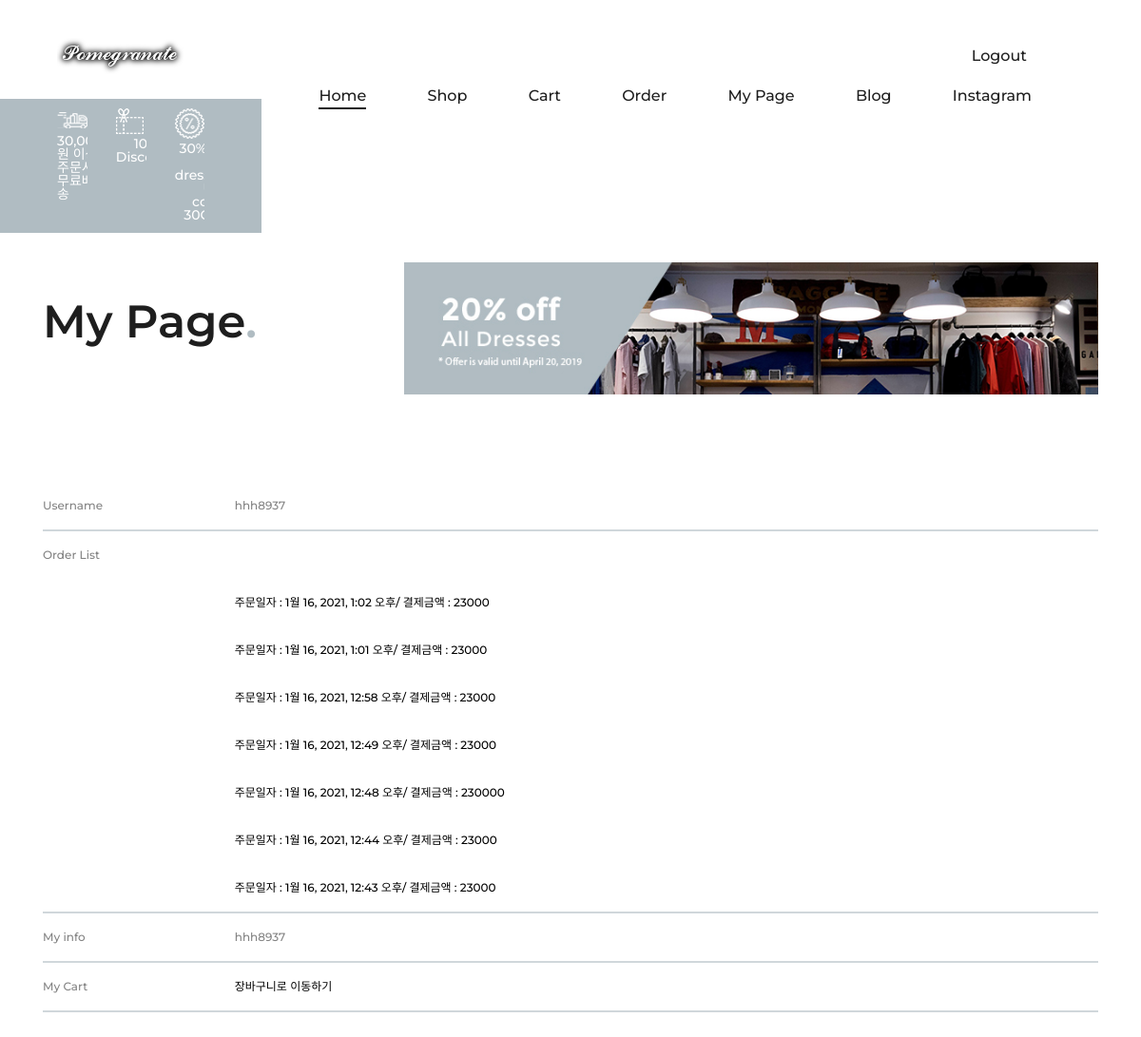
The app's page /profile/1/ (upper part), older data.
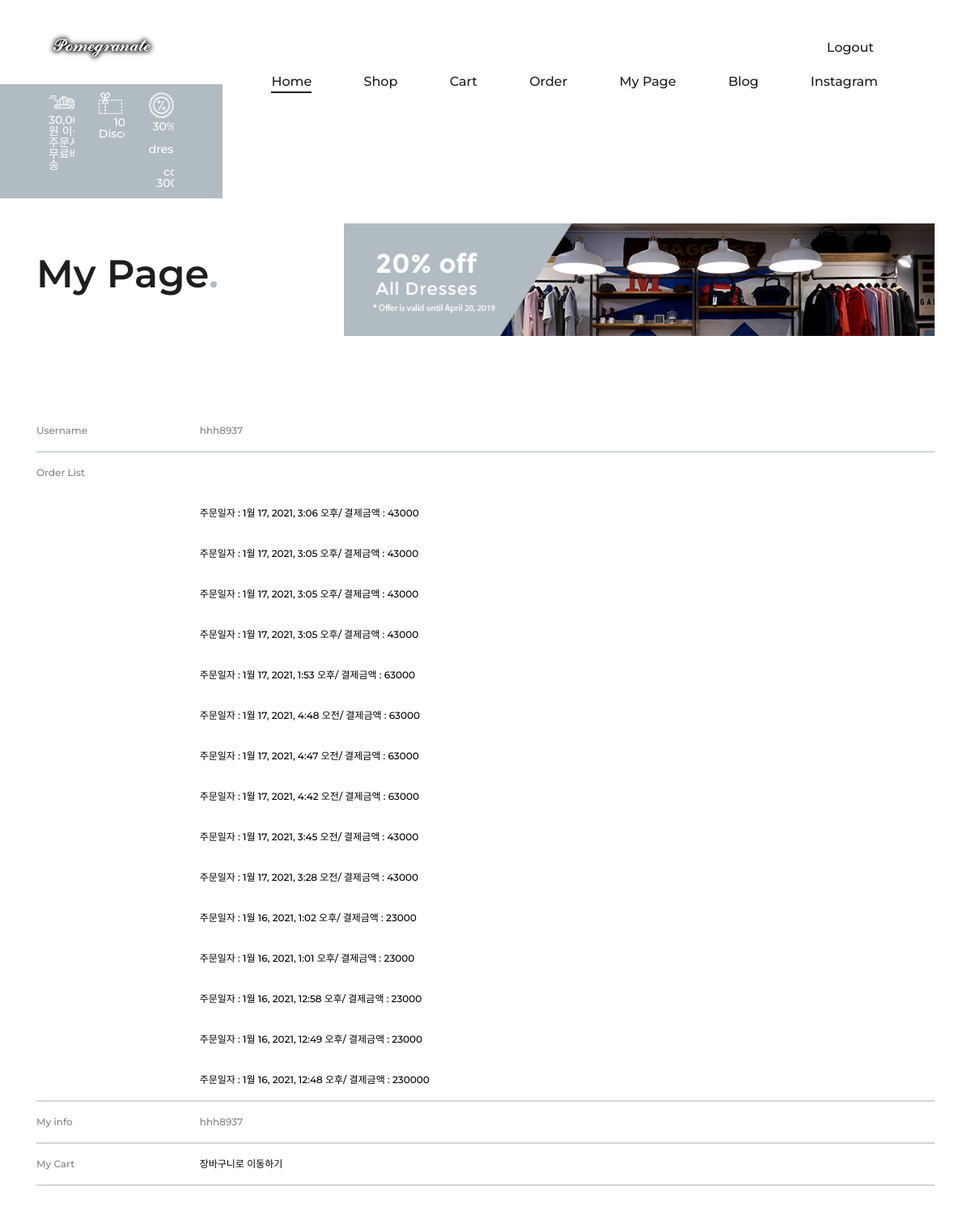
The same page, newer data.
### shopping/models.py (models this page shows, shortened)
class Order(models.Model):
    user = models.ForeignKey(User, on_delete=models.CASCADE, related_name='author_order')
    name = models.CharField(max_length=100, verbose_name='주문자_이름')
    amount = models.PositiveIntegerField(verbose_name='결제금액', default="")
    home = models.CharField(max_length=100, verbose_name='배송지', default="")
    phone = models.CharField(max_length=100, verbose_name='연락처', default=00000000000)
    quantity = models.IntegerField(default=1)
    products = models.TextField(max_length=100, verbose_name='주문상품', default="")
    order_requset = models.TextField(default="")
    order_date = models.DateTimeField(auto_now_add=True)
    class Meta:
        ordering = ('-order_date',)

### shopping/views.py (the view)
# urls.py: path('profile/<int:pk>/', profile, name='profile'),
def profile(request, pk):
    user = User.objects.get(pk=pk)
    categories = Category.objects.all()
    orders = Order.objects.filter(user=user)
    context = {"user": user, "categories":  categories, 'orders':orders}
    return render(request, 'shop/profile.html', context)

### shopping/templates/shop/profile.html (shortened to what this page needs)
{% extends "shop/../account/base.html" %}
{% load static %}
{% block content %}
<section class="page-add">
    <div class="container">
        <div class="row">
            <div class="col-lg-4">
                <div class="page-breadcrumb">
                    <h2>My Page<span>.</span></h2>
                </div>
            </div>
            <div class="col-lg-8">
                <img src="{% static 'shop/images/add.jpg' %}" alt="">
            </div>
        </div>
    </div>
</section>
<div class="cart-page">
    <div class="container">
        <div class="cart-table">
            <table>
                <thead>
                    <tr>
                        <th class="product-h">Username</th>
                        <th class="product-h">{{ user.username }}</th>
                    </tr>
                </thead>
                <thead>
                    <tr>
                        <th class="product-h">Order List</th>
                        <th class="product-h">{{ orders.order_date }}</th>
                    </tr>
                    {% for order in orders %}
                    <tr>
                        <th class="product-h"></th>
                        <th class="product-h">
                            <a href="{% url 'shopping:order_info' order.id %}">주문일자 : {{ order.order_date }}/ 결제금액 : {{order.amount}}</a>
                        </th>
                    </tr>
                    {% endfor %}
                </thead>
                <thead>
                    <tr>
                        <th class="product-h">My info</th>
                        <th class="product-h">{{ user.username }}</th>
                    </tr>
                </thead>
                <thead>
                    <tr>
                        <th class="product-h">My Cart</th>
                        <th class="product-h">
                            <a href="{% url 'shopping:cart' user.pk %}">
                                장바구니로 이동하기
                            </a></th>
                    </tr>
                </thead>
            </table>
        </div>
    </div>
</div>
{% endblock content %}

Row changes from the older to the newer data that the page shows:
removed Order: order_date "1월 16, 2021, 12:44 오후", amount "23000"
removed Order: order_date "1월 16, 2021, 12:43 오후", amount "23000"
added Order: order_date "1월 17, 2021, 3:06 오후", amount "43000"
added Order: order_date "1월 17, 2021, 3:05 오후", amount "43000"
added Order: order_date "1월 17, 2021, 3:05 오후", amount "43000"
added Order: order_date "1월 17, 2021, 3:05 오후", amount "43000"
added Order: order_date "1월 17, 2021, 1:53 오후", amount "63000"
added Order: order_date "1월 17, 2021, 4:48 오전", amount "63000"
added Order: order_date "1월 17, 2021, 4:47 오전", amount "63000"
added Order: order_date "1월 17, 2021, 4:42 오전", amount "63000"
added Order: order_date "1월 17, 2021, 3:45 오전", amount "43000"
added Order: order_date "1월 17, 2021, 3:28 오전", amount "43000"
